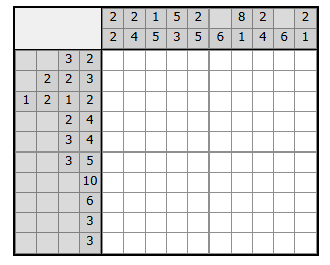
#> input picture matrix.png, 330 x 265 px
$ python -i parser.py   (imports and definitions only)
#> lines starting #> are read from the running program, lines starting #| are printed output that depends on the picture; after the words box and inside, x2 and y2 are one past the last pixel; in counts of white or black regions, pixels touching at a corner belong together
"""
parser.py — Nonogram image parser.

Usage:
    python parser.py matrix.png ROWS COLS

ROWS, COLS: size of the inner board (not counting the clue areas).

Pipeline (implemented in stages):

  Stage 1 — Geometry
      Load image, detect puzzle bounds, split into three named regions:
          top_clues_area   (→ col_clues)
          left_clues_area  (→ row_clues)
          board_area       (game grid, no clues)

  Stage 2 — Cell extraction
      Split top_clues_area into N_top_rows × COLS individual cells.
      Split left_clues_area into ROWS × N_left_cols individual cells.
      Save every cell as a raw crop.
      Save grid overlay visualizations.
      No recognition yet.

  Stage 3 — Cell cleaning
      For every raw clue-cell from Stage 2:
          trim outer margins     (removes grid-line bleed)
          upscale 4×             (smooth anti-aliasing before threshold)
          suppress border band   (removes residual bleed in upscaled image)
          Otsu binarize          (stable ink / background separation)
          remove small noise     (drops isolated pixels and thin remnants)
          morphological closing  (heals tiny gaps in digit strokes)
      Save: top_cells_clean/, left_cells_clean/

  Stage 4 — Cell recognition
      For every cleaned clue-cell from Stage 3:
          extract foreground bounding box
          detect single vs two-digit via valley detection
          match each digit region against rendered OpenCV templates
          using pixel MSE + weighted projection-profile L2 distance
      Returns None (empty) or one integer per cell — never a list.
      Save: top_cells_recognized/, left_cells_recognized/
            cell_recognition.json

  Stage 5 — Clue-matrix assembly  ← implemented here
      From per-cell results (Stage 4):
          row_clues: left_results → for each row, drop None, keep ints
          col_clues: top_results  → for each col, drop None, keep ints
      Validate lengths and types.
      Save: result.json, final_cells_used.json
      Print: row_clues = [...], col_clues = [...]

Design rule: top_clues_area and left_clues_area are NEVER processed together.
  top_clues_area  → will produce col_clues
  left_clues_area → will produce row_clues

Outputs (debug_output/):
  original.png
  puzzle.png, top.png, left.png, board.png
  puzzle_with_lines.png
  top_grid_overlay.png, left_grid_overlay.png
  top_cells/r00_c00.png ...
  left_cells/r00_c00.png ...
  top_cells_clean/r00_c00.png ...
  left_cells_clean/r00_c00.png ...
  top_cells_recognized/r00_c00.png ...
  left_cells_recognized/r00_c00.png ...
  cell_recognition.json
  final_cells_used.json
  result.json
  metadata.json
"""

import cv2
import numpy as np
import os
import sys
import json

# ---------------------------------------------------------------------------
# Configuration
# ---------------------------------------------------------------------------

DEBUG_DIR = "debug_output"
DARK_THRESH = 160    # gray < this → dark pixel
LINE_FRAC   = 0.25   # row/col is a grid line if frac of its pixels are dark

# Stage 3 — cell cleaning
CELL_UPSCALE    = 4      # upscale factor applied to the trimmed cell
CELL_TRIM_PX    = 2      # pixels to trim from each side before upscaling;
                         # removes the 1-2 px of grid-line bleed at cell edges
CELL_BORDER_PX  = 3      # upscaled-image border to force white after upscaling;
                         # at 4× this equals ~0.75 px in the original
NOISE_MIN_AREA  = 10     # connected components with fewer pixels are noise
MIN_INK_PIXELS  = 8      # (Stage 4 is_empty_cell) largest component < this → empty
                         # lowered from 30 → avoids rejecting narrow cells
MIN_INK_FRAC    = 0.004  # ink fraction of largest component < this → empty
                         # lowered from 0.015 → same reason

# Stage 4 — recognition
TMPL_CANONICAL_H    = 28    # canonical height to which every digit region is resized
TMPL_CANONICAL_W    = 28    # canonical width
UNCERTAIN_THRESHOLD = 1.00  # best-match score above this → return None (uncertain)
                             # The score formula is: pix_mse/65025 + PROJ_WEIGHT*proj_L2
                             # Even a good font-vs-template match can score 0.30–0.80,
                             # so threshold must be >> typical good-match scores.
                             # 0.20 (original) was too strict: rejected all real digits.
                             # 1.00 effectively trusts is_empty_cell to handle empty cells.
PROJ_WEIGHT         = 2.5   # weight of projection-feature term vs pixel MSE term

# Stage 2 — left clue column merging
MIN_COL_WIDTH_FRAC  = 0.45  # a detected left clue-column narrower than this fraction
                             # of board_cell_w is considered a spurious band from digit
                             # strokes and merged with its neighbour


# ---------------------------------------------------------------------------
# Logging helpers
# ---------------------------------------------------------------------------

def log_info(msg: str) -> None:
    print(f"[INFO] {msg}")

def log_warn(msg: str) -> None:
    print(f"[WARN] {msg}")

def log_error(msg: str) -> None:
    print(f"[ERROR] {msg}", file=sys.stderr)


# ---------------------------------------------------------------------------
# I/O helpers
# ---------------------------------------------------------------------------

def ensure_dir(path: str) -> None:
    """Create directory (and parents) if it does not exist."""
    os.makedirs(path, exist_ok=True)


# [28 lines left out: functions load_image, safe_save_image, save_debug, not called in this run]


def crop_bbox(img: np.ndarray, bbox: tuple) -> np.ndarray:
    x1, y1, x2, y2 = bbox
    return img[y1:y2, x1:x2]


# ---------------------------------------------------------------------------
# CLI
# ---------------------------------------------------------------------------

# [335 lines left out: functions parse_args, save_metadata_json, validate_geometry, dark_projection, find_bands, select_board_bands and 7 more, not called in this run]


def translate_bands(bands: list, offset: int) -> list:
    """Shift band coordinates into a cropped image's local frame."""
    return [(a - offset, b - offset) for a, b in bands]


# ---------------------------------------------------------------------------
# 2a. Detect the unknown clue dimensions from within each clue area
# ---------------------------------------------------------------------------

# [501 lines left out: functions detect_top_row_bands, _merge_narrow_col_bands, detect_left_col_bands, extract_cells, split_top_clue_area, split_left_clue_area and 9 more, not called in this run]


# ===========================================================================
# Stage 4 — Per-cell recognition
# ===========================================================================

# ---------------------------------------------------------------------------
# 4a. Template construction
# ---------------------------------------------------------------------------

def build_digit_templates() -> tuple:
    """
    Render digits 0-9 using cv2.FONT_HERSHEY_SIMPLEX, tight-crop each one,
    resize to (TMPL_CANONICAL_W × TMPL_CANONICAL_H), and precompute their
    projection-profile feature vectors.

    Returns (templates, tmpl_features) where both are dicts keyed 0..9.
    templates[d]     : uint8 array shape (H, W), values 0=background 255=ink
    tmpl_features[d] : float64 array shape (20,) normalised H+V projections
    """
    font  = cv2.FONT_HERSHEY_SIMPLEX
    scale = 3.0
    thick = 4

    templates    = {}
    tmpl_features = {}

    for d in range(10):
        text = str(d)
        (tw, th), baseline = cv2.getTextSize(text, font, scale, thick)
        canvas_h = th + baseline + 20
        canvas_w = tw + 20
        canvas   = np.full((canvas_h, canvas_w), 255, dtype=np.uint8)
        cv2.putText(canvas, text, (10, th + 10),
                    font, scale, 0, thick, cv2.LINE_AA)

        # Tight-crop to the inked region
        fg   = (canvas < 128)
        rows = np.where(fg.any(axis=1))[0]
        cols = np.where(fg.any(axis=0))[0]
        if rows.size == 0 or cols.size == 0:
            # Fallback: use full canvas
            tight_255 = fg.astype(np.uint8) * 255
        else:
            tight_255 = fg[rows[0]:rows[-1]+1, cols[0]:cols[-1]+1].astype(np.uint8) * 255

        resized = cv2.resize(tight_255, (TMPL_CANONICAL_W, TMPL_CANONICAL_H),
                             interpolation=cv2.INTER_AREA)
        templates[d]     = resized
        tmpl_features[d] = compute_projection_features(resized)

    return templates, tmpl_features


_digit_templates_cache = None


def get_digit_templates() -> tuple:
    """Return cached (templates, tmpl_features); build on first call."""
    global _digit_templates_cache
    if _digit_templates_cache is None:
        _digit_templates_cache = build_digit_templates()
    return _digit_templates_cache


# ---------------------------------------------------------------------------
# 4b. Projection-profile feature vector
# ---------------------------------------------------------------------------

def compute_projection_features(binary: np.ndarray,
                                n_bins: int = 10) -> np.ndarray:
    """
    Compute a 20-element normalised projection-profile feature vector.

    Steps:
        1. H-projection (sum per row)   → resample to n_bins values
        2. V-projection (sum per col)   → resample to n_bins values
        3. Concatenate → 20 values, normalise entire vector to [0, 1].

    This captures the global shape of the ink distribution independently
    of exact pixel alignment.  It strongly discriminates digit pairs that
    look similar pixel-by-pixel (e.g. 8 vs 3, 2 vs 1, 5 vs 3).
    """
    h_proj = binary.sum(axis=1).astype(float)
    v_proj = binary.sum(axis=0).astype(float)

    def resample(proj: np.ndarray) -> np.ndarray:
        if proj.size == 0:
            return np.zeros(n_bins)
        xs   = np.linspace(0, proj.size - 1, n_bins)
        return np.interp(xs, np.arange(proj.size), proj)

    feat = np.concatenate([resample(h_proj), resample(v_proj)])
    mx   = feat.max()
    if mx > 0:
        feat /= mx
    return feat


# ---------------------------------------------------------------------------
# 4c. Foreground helpers
# ---------------------------------------------------------------------------

def cell_to_fg(cleaned_bgr: np.ndarray) -> np.ndarray:
    """
    Convert a cleaned BGR cell (white bg, black strokes) to a binary mask
    where 255 = ink, 0 = background.
    """
    if cleaned_bgr is None or cleaned_bgr.size == 0:
        return None
    gray = (cv2.cvtColor(cleaned_bgr, cv2.COLOR_BGR2GRAY)
            if len(cleaned_bgr.shape) == 3 else cleaned_bgr.copy())
    return (gray < 128).astype(np.uint8) * 255


def extract_foreground_bbox(fg: np.ndarray):
    """
    Return (rmin, cmin, rmax_excl, cmax_excl) tight bounding box of all ink,
    or None if there is no ink.
    """
    rows = np.where(fg.any(axis=1))[0]
    cols = np.where(fg.any(axis=0))[0]
    if rows.size == 0 or cols.size == 0:
        return None
    return int(rows[0]), int(cols[0]), int(rows[-1]) + 1, int(cols[-1]) + 1


# ---------------------------------------------------------------------------
# 4d. Two-digit splitting
# ---------------------------------------------------------------------------

def split_digit_regions(fg_crop: np.ndarray) -> list:
    """
    Decide if fg_crop contains one or two horizontally adjacent digits and
    return the column ranges.

    Strategy: look for a valley in the column-wise ink histogram in the
    middle half of the image.  Split only when:
        valley_value < peak * 0.30   (clear gap between the two digits)
        left width  >= 8 px
        right width >= 8 px

    Why "0" and "8" don't false-split: their inner hollow produces a local
    minimum around 40% of peak — safely above the 30% threshold.

    Returns list of (x_start, x_end) pairs (end is exclusive).
    One pair  → single digit.
    Two pairs → two digits; value = d0 * 10 + d1.
    """
    h, w = fg_crop.shape
    if w < 16:
        return [(0, w)]

    col_hist = fg_crop.sum(axis=0).astype(float)
    peak = col_hist.max()
    if peak == 0:
        return [(0, w)]

    # Inspect only the middle half to avoid edge effects
    mid_start = w // 4
    mid_end   = 3 * w // 4
    mid_hist  = col_hist[mid_start:mid_end]

    valley_local = int(np.argmin(mid_hist))
    valley_idx   = mid_start + valley_local
    valley_val   = col_hist[valley_idx]

    if valley_val >= peak * 0.30:
        return [(0, w)]

    left_w  = valley_idx
    right_w = w - valley_idx
    if left_w < 8 or right_w < 8:
        return [(0, w)]

    return [(0, valley_idx), (valley_idx, w)]


# ---------------------------------------------------------------------------
# 4e. Single-digit matching
# ---------------------------------------------------------------------------

def match_digit(component_fg: np.ndarray,
                templates: dict,
                tmpl_features: dict) -> tuple:
    """
    Match a single-digit foreground crop against all templates.

    Score = pixel_MSE / 65025  +  PROJ_WEIGHT * projection_L2

    The pixel term penalises gross shape differences; the projection term
    breaks ties between visually similar digits (e.g. 8 vs 3).

    Returns (best_digit, best_score).
    """
    resized  = cv2.resize(component_fg,
                          (TMPL_CANONICAL_W, TMPL_CANONICAL_H),
                          interpolation=cv2.INTER_AREA)
    cell_feat = compute_projection_features(resized)

    best_digit = 0
    best_score = float("inf")

    for d, tmpl in templates.items():
        diff      = resized.astype(float) - tmpl.astype(float)
        pix_mse   = float((diff ** 2).mean()) / 65025.0
        proj_l2   = float(np.linalg.norm(cell_feat - tmpl_features[d]))
        score     = pix_mse + PROJ_WEIGHT * proj_l2
        if score < best_score:
            best_score = score
            best_digit = d

    return best_digit, best_score


# ---------------------------------------------------------------------------
# 4f. Empty-cell guard
# ---------------------------------------------------------------------------

def is_empty_cell(cell_img: np.ndarray) -> bool:
    """
    Determine whether a cleaned clue-cell image contains no digit.

    Works on the cleaned BGR cell (white background, black strokes).

    Strategy: connected-component analysis on the foreground mask.
    Uses the LARGEST component area rather than raw ink count, so isolated
    noise pixels do not falsely flag an empty cell as non-empty, and a
    real digit stroke is not falsely discarded as empty.

    Decision (empty = True) when:
        largest_component_area < MIN_INK_PIXELS    (too few absolute pixels)
        OR
        largest_component_area < cell_area * MIN_INK_FRAC  (too sparse)

    If no foreground component exists at all the cell is empty by definition.

    Returns True  → empty slot   → recognize_cell returns None.
    Returns False → digit present → proceed with recognition.
    """
    if cell_img is None or cell_img.size == 0:
        return True
    fg = cell_to_fg(cell_img)
    if fg is None or not fg.any():
        return True

    n, _, stats, _ = cv2.connectedComponentsWithStats(fg, connectivity=8)
    if n < 2:   # only the background label (0)
        return True

    max_area  = int(max(stats[i, cv2.CC_STAT_AREA] for i in range(1, n)))
    cell_area = int(fg.size)
    return max_area < MIN_INK_PIXELS or max_area < cell_area * MIN_INK_FRAC


# ---------------------------------------------------------------------------
# 4g. Full per-cell recogniser
# ---------------------------------------------------------------------------

# [91 lines left out: functions recognize_cell, annotate_recognition, not called in this run]


# ---------------------------------------------------------------------------
# 4h. Per-cell recognition with diagnostics
# ---------------------------------------------------------------------------

def _recognize_and_diagnose(cell_img: np.ndarray) -> tuple:
    """
    Run recognition on one cell and collect diagnostic data for debug JSON.

    Returns (value, diag) where:
        value : None | int
        diag  : dict with keys fg_pixels, max_component_area, fg_bbox,
                component_count, empty_decision, match_score, recognized_value
    """
    diag = {
        "fg_pixels":         0,
        "max_component_area": 0,
        "fg_bbox":           None,
        "component_count":   0,
        "empty_decision":    True,
        "match_score":       None,
        "recognized_value":  None,
    }

    if cell_img is None or cell_img.size == 0:
        return None, diag

    fg = cell_to_fg(cell_img)
    if fg is None or not fg.any():
        return None, diag

    # Foreground pixel count and component stats
    diag["fg_pixels"] = int((fg > 0).sum())

    n, _, stats, _ = cv2.connectedComponentsWithStats(fg, connectivity=8)
    n_comp = n - 1
    diag["component_count"] = n_comp
    if n_comp > 0:
        diag["max_component_area"] = int(
            max(stats[i, cv2.CC_STAT_AREA] for i in range(1, n)))

    bbox = extract_foreground_bbox(fg)
    if bbox is not None:
        rmin, cmin, rmax, cmax = bbox
        diag["fg_bbox"] = [cmin, rmin, cmax - cmin, rmax - rmin]  # [x,y,w,h]

    # Empty decision
    if is_empty_cell(cell_img):
        diag["empty_decision"] = True
        return None, diag

    diag["empty_decision"] = False

    # Recognition
    if bbox is None:
        return None, diag

    rmin, cmin, rmax, cmax = bbox
    fg_crop = fg[rmin:rmax, cmin:cmax]
    if fg_crop.size == 0:
        return None, diag

    templates, tmpl_features = get_digit_templates()
    regions = split_digit_regions(fg_crop)

    if len(regions) == 1:
        digit, score = match_digit(fg_crop, templates, tmpl_features)
        diag["match_score"] = round(float(score), 4)
        if score > UNCERTAIN_THRESHOLD:
            return None, diag
        diag["recognized_value"] = digit
        return digit, diag

    # Two-digit
    digits = []
    scores = []
    for x1, x2 in regions:
        region = fg_crop[:, x1:x2]
        if region.size == 0:
            return None, diag
        d, s = match_digit(region, templates, tmpl_features)
        digits.append(d)
        scores.append(s)
    diag["match_score"] = round(float(sum(scores) / len(scores)), 4)
    value = digits[0] * 10 + digits[1]
    diag["recognized_value"] = value
    return value, diag


# ---------------------------------------------------------------------------
# 4j. Batch recogniser
# ---------------------------------------------------------------------------

# [445 lines left out: functions recognize_cells_batch, build_row_clues, build_col_clues, validate_clue_matrix, save_result_json, main, not called in this run]


# [2 lines not run here, left out]

>>> import cv2
>>> picture = cv2.imread('matrix.png')
#> picture is the input picture: shape (265, 330, 3); mean B, G, R 222.4, 222.4, 222.3
>>> result = _recognize_and_diagnose(picture)
#> in cell_to_fg, `return (gray < 128).astype(np.uint8) * 255`:
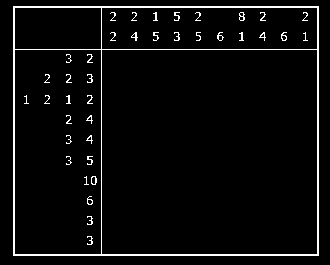
#> returned value: shape (265, 330); 4.1% white in thin lines or dots, all inside (x1, y1, x2, y2) = (13, 6, 319, 256)
#> in _recognize_and_diagnose, `n, _, stats, _ = cv2.connectedComponentsWithStats(fg, connectivity=8)`: n = 40; stats = 40 rows, first 6: [0, 0, 330, 265, 83828], [13, 6, 306, 250, 2755], [110, 12, 6, 9, 21], [131, 12, 6, 9, 20], [153, 12, 5, 9, 23], [174, 12, 6, 9, 28]
#> in _recognize_and_diagnose, `n_comp = n - 1`: n_comp = 39
#> in extract_foreground_bbox, `rows = np.where(fg.any(axis=1))[0]`: rows = 250 values from 6 to 255
#> in extract_foreground_bbox, `cols = np.where(fg.any(axis=0))[0]`: cols = 306 values from 13 to 318
#> in _recognize_and_diagnose, `bbox = extract_foreground_bbox(fg)`: bbox = (6, 13, 256, 319)
#> in _recognize_and_diagnose, `rmin, cmin, rmax, cmax = bbox`: rmin = 6; cmin = 13; rmax = 256; cmax = 319
#> in is_empty_cell, `n, _, stats, _ = cv2.connectedComponentsWithStats(fg, connectivity=8)`: n = 40
#> in is_empty_cell, `max_area  = int(max(stats[i, cv2.CC_STAT_AREA] for i in range(1, n)))`: max_area = 2755
#> in _recognize_and_diagnose, `fg_crop = fg[rmin:rmax, cmin:cmax]`:
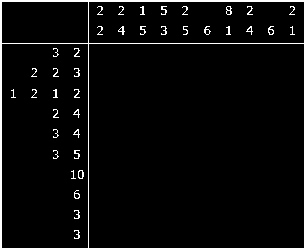
#> fg_crop: shape (250, 306); 4.7% white; 39 white regions (6 under 20 px), largest, box (x1, y1, x2, y2) and area: (0, 0, 306, 250) 2755, (226, 6, 232, 15) 29, (78, 170, 84, 179) 29
#> in split_digit_regions, `col_hist = fg_crop.sum(axis=0).astype(float)`: col_hist = 306 values, max 63750 at index 0, min 1275 at index 2, mean 3018.3
#> in split_digit_regions, `peak = col_hist.max()`: peak = 63750
#> in split_digit_regions, `mid_hist  = col_hist[mid_start:mid_end]`: mid_hist = 153 values, max 63750 at index 12, min 1275 at index 8, mean 2463.3
#> in split_digit_regions, `valley_local = int(np.argmin(mid_hist))`: valley_local = 8
#> in split_digit_regions, `valley_idx   = mid_start + valley_local`: valley_idx = 84
#> in split_digit_regions, `valley_val   = col_hist[valley_idx]`: valley_val = 1275
#> in split_digit_regions, `left_w  = valley_idx`: left_w = 84
#> in split_digit_regions, `right_w = w - valley_idx`: right_w = 222
#> in _recognize_and_diagnose, `regions = split_digit_regions(fg_crop)`: regions = [(0, 84), (84, 306)]
#> the loop in _recognize_and_diagnose, `for x1, x2 in regions:` made 2 passes
#> (x1, x2, d, s) on passes 1 to 2: (0, 84, 7, 3.45), (84, 306, 3, 3.61)
#> pass 1, in _recognize_and_diagnose, `region = fg_crop[:, x1:x2]`:
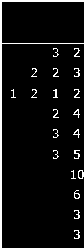
#> region: shape (250, 84); 6.5% white; 21 white regions (5 under 20 px), largest, box (x1, y1, x2, y2) and area: (0, 0, 84, 250) 910, (78, 170, 84, 179) 29, (74, 150, 80, 159) 28
#> pass 1, in match_digit, `resized  = cv2.resize(component_fg, (TMPL_CANONICAL_W, TMPL_CANONICAL_..`:
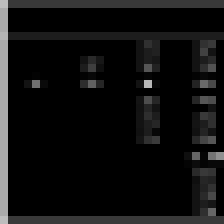
#> resized: shape (28, 28) (shown 8 times larger); min 0, max 189, mean 16.5
#> pass 2, in _recognize_and_diagnose, `region = fg_crop[:, x1:x2]`:
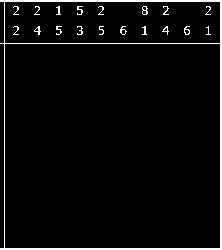
#> region: shape (250, 222); 4.1% white; 19 white regions (1 under 20 px), largest, box (x1, y1, x2, y2) and area: (0, 0, 222, 250) 1845, (142, 6, 148, 15) 29, (77, 6, 83, 15) 28
#> pass 2, in match_digit (call 2), `resized  = cv2.resize(component_fg, (TMPL_CANONICAL_W, TMPL_CANONICAL_..`:
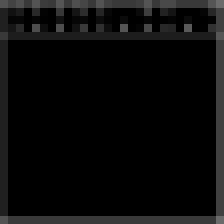
#> resized: shape (28, 28) (shown 8 times larger); min 0, max 107, mean 10.4
#> after the loop in _recognize_and_diagnose, `for x1, x2 in regions:`: digits = [7, 3]; scores = [3.45, 3.61]
#> in _recognize_and_diagnose, `value = digits[0] * 10 + digits[1]`: value = 73
